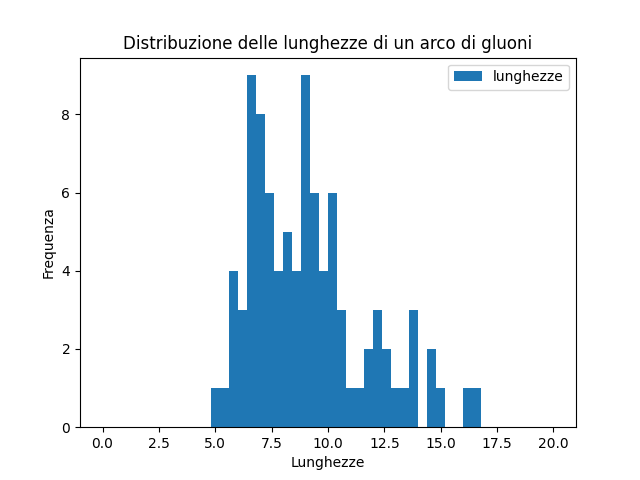

The script that saved this image:
import numpy as np
import matplotlib.pyplot as mpl

# Carica i dati delle lunghezze
data = np.loadtxt("lenghts.dat")

# Traccia istogramma
mpl.hist(data, bins = 50, range = (0, 20), label = "lunghezze")

# Cosmetici
mpl.title("Distribuzione delle lunghezze di un arco di gluoni")
mpl.xlabel("Lunghezze")
mpl.ylabel("Frequenza")
mpl.legend()

# Salva un'immagine del grafico
mpl.savefig("plot.png")

mpl.show()